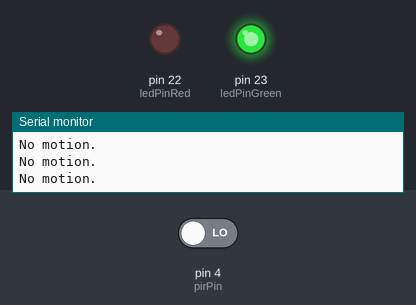
This program was run on a simulated Arduino Mega 2560, built with avr-gcc and run on an emulated ATmega2560. Shown: output pins drawn as LEDs (lit = HIGH), the last lines printed to the serial monitor. The inputs (shaded band) are chosen by the test bench; at power-on: pin 4 (pirPin) LOW.

Above: at 1.8 s.
1.9 s: pin 4 (pirPin) driven HIGH
At 2.9 s:
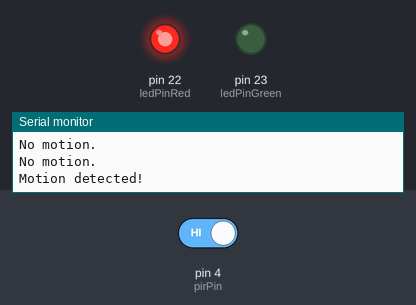
Timing chart, 0 to 4.9 s (numbered marks = the images above; inputs shaded):
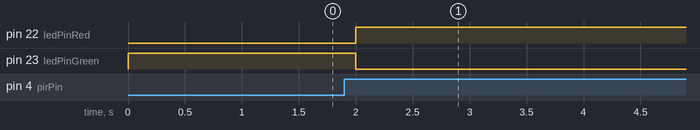

Measured:
- after the input at 1.9 s, pin 22 (ledPinRed): LOW → HIGH after 0.10 s; pin 23 (ledPinGreen): HIGH → LOW after 0.10 s

The program:

main.cpp
```cpp
#include <Arduino.h>

const int pirPin = 4; // GPIO4 for PIR sensor output
const int ledPinGreen = 23; // GPIO22 for LED output
const int ledPinRed = 22; // GPIO23 for LED output

void setup() {
    Serial.begin(115200);
    pinMode(pirPin, INPUT);
    pinMode(ledPinGreen, OUTPUT);
    pinMode(ledPinRed, OUTPUT);
    Serial.println("PIR Sensor Test");
}

void loop() {
    int pirState = digitalRead(pirPin);
    if (pirState == HIGH) {
        Serial.println("Motion detected!");
        digitalWrite(ledPinGreen, LOW);
        digitalWrite(ledPinRed, HIGH);
        delay(8000); // Delay for 5 seconds
    } else {
        Serial.println("No motion.");
        digitalWrite(ledPinGreen, HIGH);
        digitalWrite(ledPinRed, LOW);

    }
    delay(500); // Check every ten second
}
```
